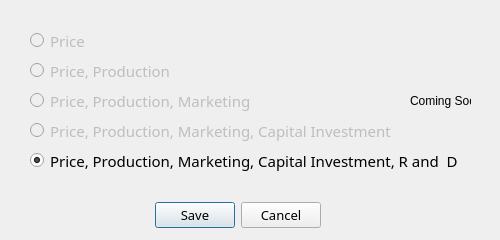
<?xml version="1.0" encoding="UTF-8"?>
<ui version="4.0">
 <class>Dialog_Change_Level_of_Play</class>
 <widget class="QDialog" name="Dialog_Change_Level_of_Play">
  <property name="geometry">
   <rect>
    <x>0</x>
    <y>0</y>
    <width>500</width>
    <height>240</height>
   </rect>
  </property>
  <property name="minimumSize">
   <size>
    <width>500</width>
    <height>240</height>
   </size>
  </property>
  <property name="maximumSize">
   <size>
    <width>500</width>
    <height>240</height>
   </size>
  </property>
  <property name="windowTitle">
   <string>Change Level of Play</string>
  </property>
  <property name="windowIcon">
   <iconset>
    <normaloff>Images/setting.png</normaloff>Images/setting.png</iconset>
  </property>
  <property name="autoFillBackground">
   <bool>false</bool>
  </property>
  <property name="sizeGripEnabled">
   <bool>false</bool>
  </property>
  <property name="modal">
   <bool>false</bool>
  </property>
  <widget class="QDialogButtonBox" name="buttonBox">
   <property name="geometry">
    <rect>
     <x>10</x>
     <y>200</y>
     <width>311</width>
     <height>31</height>
    </rect>
   </property>
   <property name="font">
    <font>
     <family>Montserrat Medium</family>
     <pointsize>10</pointsize>
    </font>
   </property>
   <property name="orientation">
    <enum>Qt::Horizontal</enum>
   </property>
   <property name="standardButtons">
    <set>QDialogButtonBox::Cancel|QDialogButtonBox::Save</set>
   </property>
  </widget>
  <widget class="QRadioButton" name="radioButton_Price">
   <property name="enabled">
    <bool>false</bool>
   </property>
   <property name="geometry">
    <rect>
     <x>30</x>
     <y>30</y>
     <width>61</width>
     <height>21</height>
    </rect>
   </property>
   <property name="font">
    <font>
     <family>Montserrat Medium</family>
     <pointsize>11</pointsize>
     <weight>50</weight>
     <bold>false</bold>
    </font>
   </property>
   <property name="text">
    <string>Price</string>
   </property>
   <property name="checkable">
    <bool>true</bool>
   </property>
  </widget>
  <widget class="QRadioButton" name="radioButton_Price_Production">
   <property name="enabled">
    <bool>false</bool>
   </property>
   <property name="geometry">
    <rect>
     <x>30</x>
     <y>60</y>
     <width>151</width>
     <height>21</height>
    </rect>
   </property>
   <property name="font">
    <font>
     <family>Montserrat Medium</family>
     <pointsize>11</pointsize>
     <weight>50</weight>
     <bold>false</bold>
    </font>
   </property>
   <property name="text">
    <string>Price, Production</string>
   </property>
   <property name="checkable">
    <bool>true</bool>
   </property>
  </widget>
  <widget class="QRadioButton" name="radioButton_Price_Production_Marketing">
   <property name="enabled">
    <bool>false</bool>
   </property>
   <property name="geometry">
    <rect>
     <x>30</x>
     <y>90</y>
     <width>241</width>
     <height>21</height>
    </rect>
   </property>
   <property name="font">
    <font>
     <family>Montserrat Medium</family>
     <pointsize>11</pointsize>
     <weight>50</weight>
     <bold>false</bold>
    </font>
   </property>
   <property name="text">
    <string>Price, Production, Marketing</string>
   </property>
   <property name="checkable">
    <bool>true</bool>
   </property>
  </widget>
  <widget class="QRadioButton" name="radioButton_Price_Production_Marketing_CI">
   <property name="enabled">
    <bool>false</bool>
   </property>
   <property name="geometry">
    <rect>
     <x>30</x>
     <y>120</y>
     <width>391</width>
     <height>21</height>
    </rect>
   </property>
   <property name="font">
    <font>
     <family>Montserrat Medium</family>
     <pointsize>11</pointsize>
     <weight>50</weight>
     <bold>false</bold>
    </font>
   </property>
   <property name="text">
    <string>Price, Production, Marketing, Capital Investment</string>
   </property>
   <property name="checkable">
    <bool>true</bool>
   </property>
   <property name="checked">
    <bool>false</bool>
   </property>
   <property name="autoRepeat">
    <bool>false</bool>
   </property>
   <property name="autoExclusive">
    <bool>true</bool>
   </property>
  </widget>
  <widget class="QRadioButton" name="radioButton_Price_Production_Marketing_CI_RD">
   <property name="geometry">
    <rect>
     <x>30</x>
     <y>150</y>
     <width>461</width>
     <height>21</height>
    </rect>
   </property>
   <property name="font">
    <font>
     <family>Montserrat Medium</family>
     <pointsize>11</pointsize>
     <weight>50</weight>
     <bold>false</bold>
    </font>
   </property>
   <property name="text">
    <string>Price, Production, Marketing, Capital Investment, R and  D</string>
   </property>
   <property name="checked">
    <bool>true</bool>
   </property>
   <property name="autoRepeat">
    <bool>false</bool>
   </property>
  </widget>
  <widget class="QLabel" name="label">
   <property name="geometry">
    <rect>
     <x>410</x>
     <y>90</y>
     <width>61</width>
     <height>21</height>
    </rect>
   </property>
   <property name="text">
    <string>Coming Soon</string>
   </property>
  </widget>
 </widget>
 <resources/>
 <connections>
  <connection>
   <sender>buttonBox</sender>
   <signal>accepted()</signal>
   <receiver>Dialog_Change_Level_of_Play</receiver>
   <slot>accept()</slot>
   <hints>
    <hint type="sourcelabel">
     <x>248</x>
     <y>254</y>
    </hint>
    <hint type="destinationlabel">
     <x>157</x>
     <y>274</y>
    </hint>
   </hints>
  </connection>
  <connection>
   <sender>buttonBox</sender>
   <signal>rejected()</signal>
   <receiver>Dialog_Change_Level_of_Play</receiver>
   <slot>reject()</slot>
   <hints>
    <hint type="sourcelabel">
     <x>316</x>
     <y>260</y>
    </hint>
    <hint type="destinationlabel">
     <x>286</x>
     <y>274</y>
    </hint>
   </hints>
  </connection>
 </connections>
</ui>
